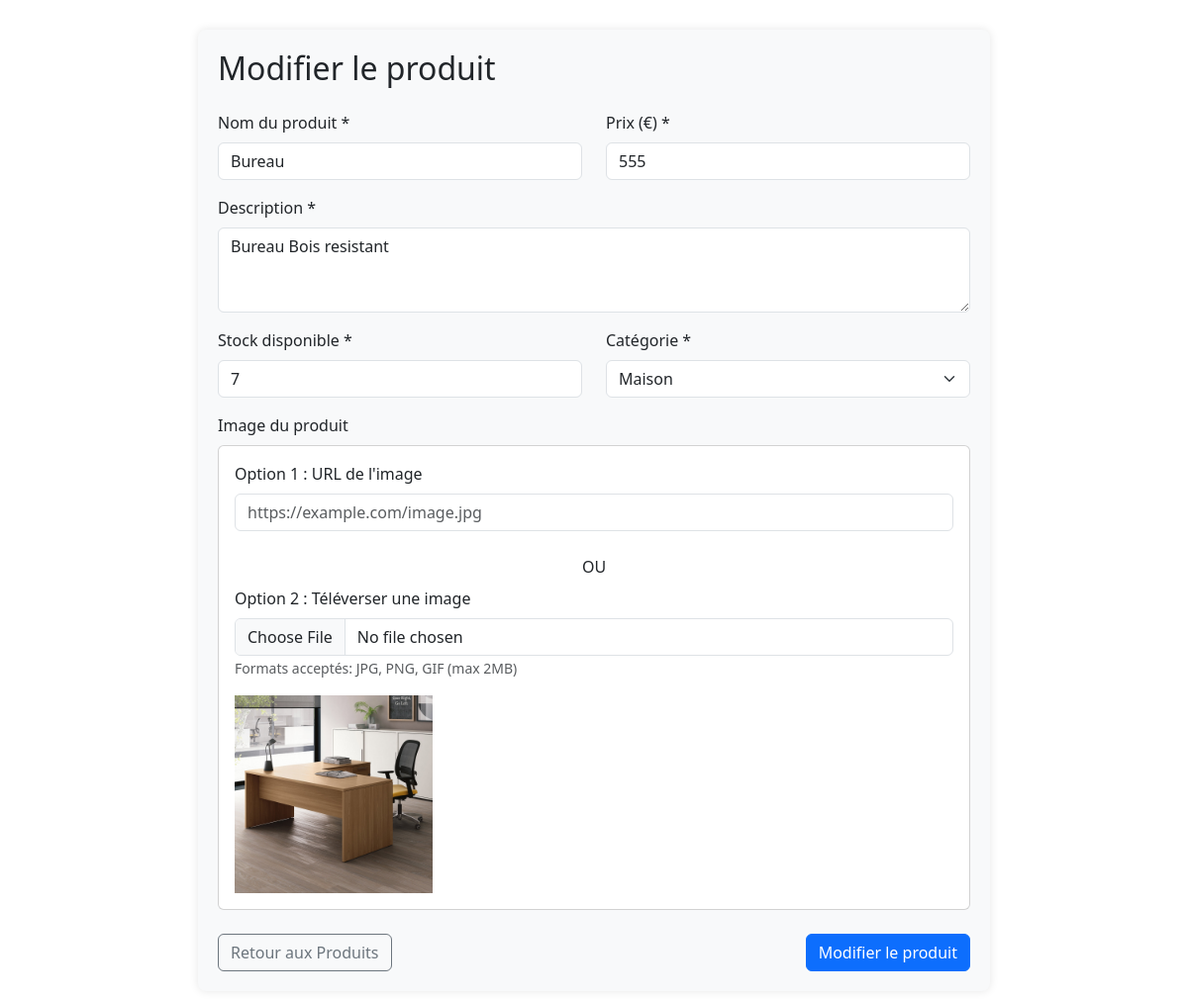
Screenshot of /connect/seller/edit.php?id=8 (signed in) with the database file from the repository.
### tables this page shows
CREATE TABLE IF NOT EXISTS `tbl_produit` (
  `id_produit` int NOT NULL AUTO_INCREMENT,
  `vendeur_id` varchar(40) NOT NULL,
  `nom_produit` varchar(40) NOT NULL,
  `desc_produit` text NOT NULL,
  `prix_produit` float NOT NULL,
  `photo_produit` varchar(500) NOT NULL,
  `category_id` varchar(250) NOT NULL,
  `statut_produit` int NOT NULL DEFAULT '1',
  `stock_produit` int NOT NULL,
  `createdate_produit` datetime NOT NULL,
  `majdate_produit` datetime NOT NULL,
  `active_produit` int NOT NULL DEFAULT '1',
  PRIMARY KEY (`id_produit`)
);

CREATE TABLE IF NOT EXISTS `tbl_category` (
  `id_category` int NOT NULL AUTO_INCREMENT,
  `nom_category` varchar(30) NOT NULL,
  `active_category` int NOT NULL DEFAULT '1',
  PRIMARY KEY (`id_category`)
);

### connect/seller/edit.php (the view, shortened to what this page needs)
<?php
require_once('../connect.php');
$id_user = $_SESSION['id_user'];
if (isset($_GET['id']) && !empty($_GET['id'])) {
    $id_produit = strip_tags($_GET['id']);
    $sql = "SELECT * FROM tbl_produit WHERE id_produit = :id_produit AND vendeur_id = :vendeur_id";
    $query = $db->prepare($sql);
    $query->bindValue(':id_produit', $id_produit, PDO::PARAM_INT);
    $query->bindValue(':vendeur_id', $id_user, PDO::PARAM_INT);
    $query->execute();
    $produit = $query->fetch(PDO::FETCH_ASSOC);
} else {
    $_SESSION['erreur'] = "URL invalide";
    header('Location: article.php');
    exit();
}
$categories = $db->query("SELECT * FROM tbl_category WHERE active_category = 1")->fetchAll();
?>
<!DOCTYPE html>
<html lang="fr">
<head>
    <link href="https://cdn.jsdelivr.net/npm/bootstrap@5.3.0/dist/css/bootstrap.min.css" rel="stylesheet">
</head>
<body>
    <div class="container">
        <div class="form-container">
            <h2 class="mb-4">Modifier le produit</h2>
            <form method="post" enctype="multipart/form-data">
                <div class="row">
                    <div class="col-md-6 mb-3">
                        <label class="form-label">Nom du produit *</label>
                        <input type="text" name="nom_produit" class="form-control" required
                               value="<?= htmlspecialchars($produit['nom_produit']) ?>">
                    </div>
                    <div class="col-md-6 mb-3">
                        <label class="form-label">Prix (€) *</label>
                        <input type="number" name="prix_produit" class="form-control" min="0" step="0.01" required
                               value="<?= htmlspecialchars($produit['prix_produit']) ?>">
                    </div>
                </div>
                <div class="mb-3">
                    <label class="form-label">Description *</label>
                    <textarea name="desc_produit" class="form-control" rows="3" required><?= htmlspecialchars($produit['desc_produit']) ?></textarea>
                </div>
                <div class="row">
                    <div class="col-md-6 mb-3">
                        <label class="form-label">Stock disponible *</label>
                        <input type="number" name="stock_produit" class="form-control" min="0" required
                               value="<?= htmlspecialchars($produit['stock_produit']) ?>">
                    </div>
                    <div class="col-md-6 mb-3">
                        <label class="form-label">Catégorie *</label>
                        <select name="category_id" class="form-select" required>
                            <?php foreach ($categories as $cat): ?>
                                <option value="<?= $cat['id_category'] ?>"
                                    <?= ($cat['id_category'] == $produit['category_id']) ? 'selected' : '' ?>>
                                    <?= htmlspecialchars($cat['nom_category']) ?>
                                </option>
                            <?php endforeach; ?>
                        </select>
                    </div>
                </div>
                <div class="mb-4">
                    <label class="form-label">Image du produit</label>
                    <div class="card p-3">
                        <div class="mb-3">
                            <label class="form-label">Option 1 : URL de l'image</label>
                            <input type="url" name="image_url" class="form-control"
                                   placeholder="https://example.com/image.jpg">
                        </div>
                        <div class="text-center my-2">OU</div>
                        <div>
                            <label class="form-label">Option 2 : Téléverser une image</label>
                            <input type="file" name="photo_produit" class="form-control" accept="image/*">
                            <small class="text-muted">Formats acceptés: JPG, PNG, GIF (max 2MB)</small>
                        </div>
                        <?php if (!empty($produit['photo_produit'])): ?>
                            <div class="mt-3">
                                <img src="<?= $produit['photo_produit'] ?>" alt="Image du produit" style="max-width: 200px;">
                            </div>
                        <?php endif; ?>
                    </div>
                </div>
                <div class="d-flex justify-content-between">
                    <a href="article.php" class="btn btn-outline-secondary">Retour aux Produits</a>
                    <button type="submit" class="btn btn-primary">Modifier le produit</button>
                </div>
            </form>
        </div>
    </div>
</body>
</html>

### connect/seller/edit.php (style rules this page uses)
.form-container { max-width: 800px; margin: 30px auto; padding: 20px; background: #f8f9fa; border-radius: 8px; box-shadow: 0 0 10px rgba(0,0,0,0.1); }

### rows the page displays
tbl_produit: nom_produit "Bureau", prix_produit "555", desc_produit "Bureau Bois resistant", stock_produit "7", category_id "Maison", photo_produit (picture)
